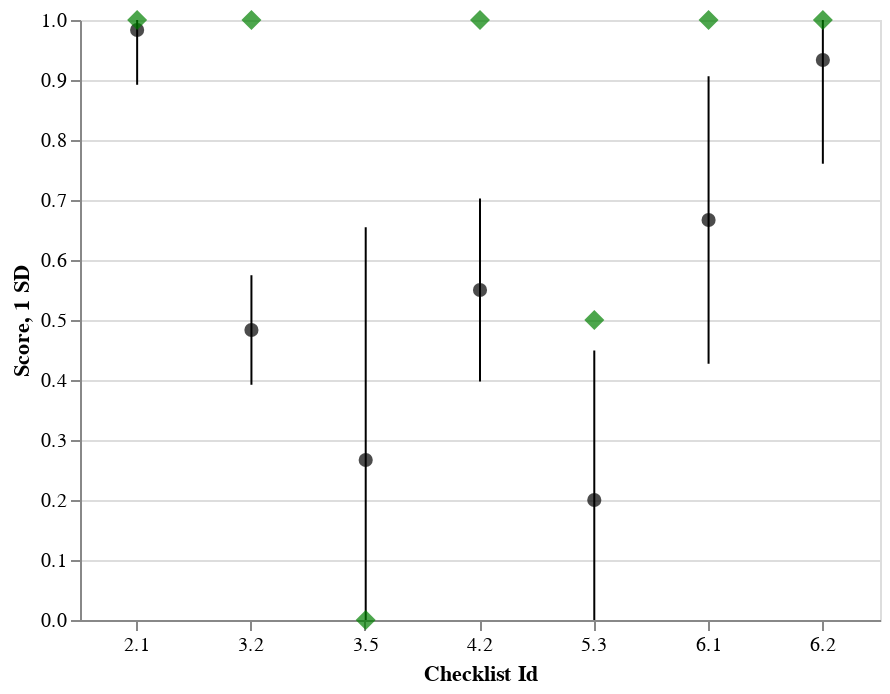

Notebook source saved alongside this figure:
### Code cell
generate_stat_plot(df_repo__stat, "lightfm", lightfm_gt)

### Figure 1 — Vega-Lite specification as saved in the notebook (floating-point values rounded to 4 significant figures)
{"config": {"view": {"continuousWidth": 300, "continuousHeight": 300}}, "layer": [{"mark": {"type": "point", "color": "black", "filled": true, "size": 50}, "encoding": {"x": {"axis": {"labelAngle": 0}, "field": "id", "title": "Checklist Id", "type": "ordinal"}, "y": {"field": "mean", "scale": {"domainMin": 0, "domainMax": 1}, "title": "Score", "type": "quantitative"}}, "transform": [{"calculate": "max(0, datum.mean-datum.std)", "as": "min"}, {"calculate": "min(1, datum.mean+datum.std)", "as": "max"}]}, {"mark": {"type": "errorbar"}, "encoding": {"x": {"field": "id", "type": "ordinal"}, "y": {"field": "min", "title": "1 SD", "type": "quantitative"}, "y2": {"field": "max"}}, "transform": [{"calculate": "max(0, datum.mean-datum.std)", "as": "min"}, {"calculate": "min(1, datum.mean+datum.std)", "as": "max"}]}, {"data": {"name": "data-f4c777c783af37ac9edd5ce04b9bfd51"}, "mark": {"type": "point", "color": "green", "filled": true, "shape": "diamond", "size": 100}, "encoding": {"x": {"field": "id", "type": "ordinal"}, "y": {"field": "score", "type": "quantitative"}}}], "data": {"name": "data-d8853cd7b4e8393b03cbd817129dccc9"}, "width": 400, "$schema": "https://vega.github.io/schema/vega-lite/v5.17.0.json", "datasets": {"data-d8853cd7b4e8393b03cbd817129dccc9": [{"repo": "lightfm", "id": "2.1", "count": 30.0, "mean": 0.9833, "std": 0.09129}, {"repo": "lightfm", "id": "3.2", "count": 30.0, "mean": 0.4833, "std": 0.09129}, {"repo": "lightfm", "id": "3.5", "count": 30.0, "mean": 0.2667, "std": 0.388}, {"repo": "lightfm", "id": "4.2", "count": 30.0, "mean": 0.55, "std": 0.1526}, {"repo": "lightfm", "id": "5.3", "count": 30.0, "mean": 0.2, "std": 0.2491}, {"repo": "lightfm", "id": "6.1", "count": 30.0, "mean": 0.6667, "std": 0.2397}, {"repo": "lightfm", "id": "6.2", "count": 30.0, "mean": 0.9333, "std": 0.1729}], "data-f4c777c783af37ac9edd5ce04b9bfd51": [{"id": "2.1", "score": 1.0}, {"id": "3.2", "score": 1.0}, {"id": "3.5", "score": 0.0}, {"id": "4.2", "score": 1.0}, {"id": "5.3", "score": 0.5}, {"id": "6.1", "score": 1.0}, {"id": "6.2", "score": 1.0}]}}
